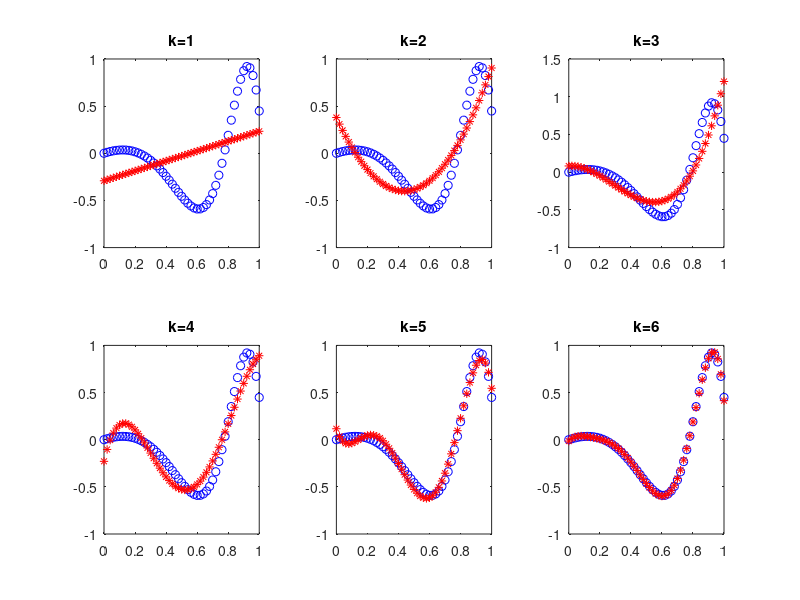

The MATLAB script that drew this image:
x = linspace(0,1,51)';
y = x.*cos(exp(2*x));
v = ones(1,51);
res = 0; %initial residual

A = ones(51,1); %first column of A (constant term)
for k = 1:6
    %Plot data. 
    figure(1); subplot(2,3,k); plot(x,y,'bo'); 
    title(sprintf('k=%d',k)); hold on;
    
    %put your code here
   %trying to setup A with changing value of K
    A(:,k+1) = x.^(k);
    v = A \ y;
    res =  norm(A*v-y);
    d = ['The residual  value is ',num2str(res)];
    disp(d)
    figure(1); subplot(2,3,k); plot(x,A*v,'r*');
    hold off;
end
